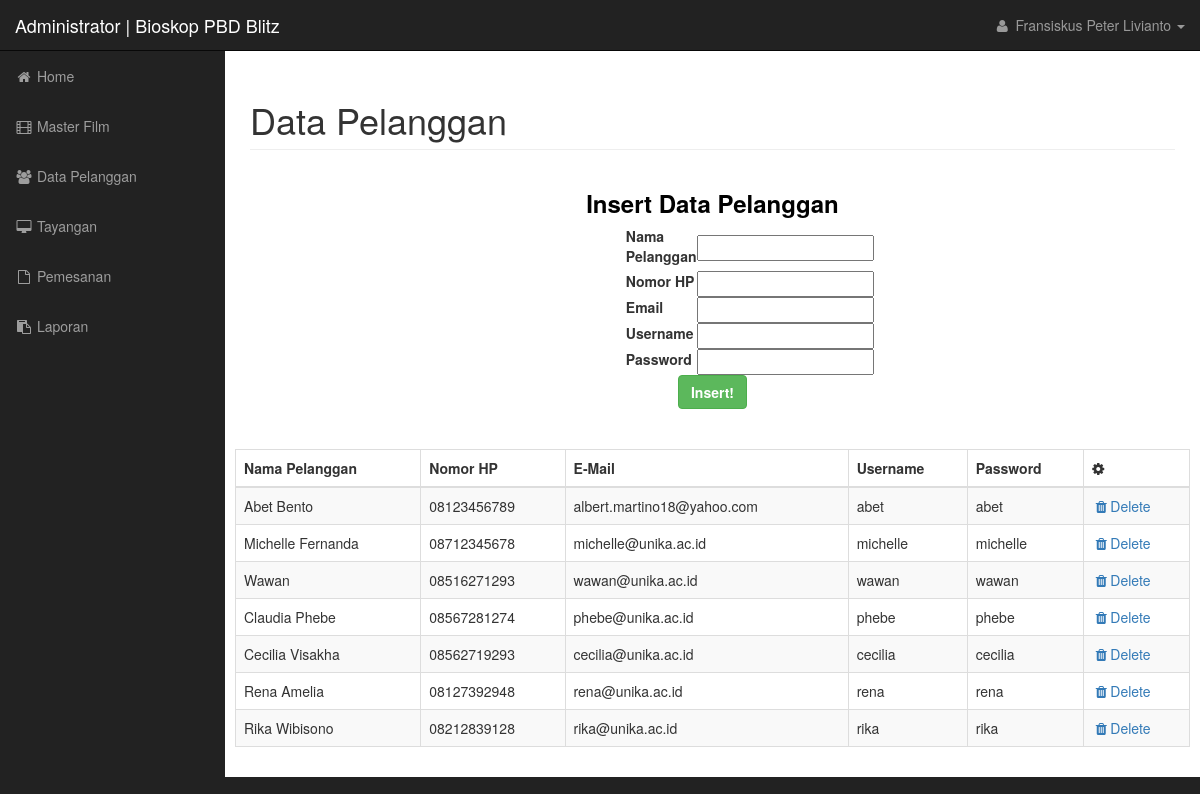
The page /admin/data-pelanggan.php (signed in) on the database its author committed.
### tables this page shows
CREATE TABLE `tblPelanggan` (
  `kode_pelanggan` int(11) NOT NULL,
  `nama_pelanggan` varchar(255) DEFAULT NULL,
  `nohp_pelanggan` varchar(15) DEFAULT NULL,
  `email_pelanggan` varchar(255) DEFAULT NULL,
  `username_pelanggan` varchar(100) DEFAULT NULL,
  `password_pelanggan` varchar(100) DEFAULT NULL
);

### modules/Database.php (called while the page is built, shortened)
<?php
	class Database
	{
		private $connect;
		function __construct()
		{
			$this->connect = null;
		}
		function connect()
		{
			$database = 'dbBioskop';
			$servername = 'localhost';
			$username = 'root';
			$password = '';
			try
			{
				$this->connect = new PDO("mysql:host=$servername;dbname=$database", $username, $password);
				$this->connect->setAttribute(PDO::ATTR_ERRMODE, PDO::ERRMODE_EXCEPTION);
	    		}
			catch(PDOException $e)
			{
				echo "Connection failed: " . $e->getMessage();
			}
			return $this->connect;
		}
	}
?>

### modules/Pelanggan.php (called while the page is built, shortened)
<?php
	class Pelanggan
	{
		private $connect;
		function __construct($cn)
		{
			$this->connect = $cn;
		}
		function selectAllPelanggan()
		{
			$select = $this->connect->prepare("SELECT * FROM tblPelanggan;");
			$select->execute();
			$data = $select->fetchAll(PDO::FETCH_ASSOC);
			if(count($data) > 0)
				return $data;
		}
	}
?>

### admin/data-pelanggan.php (the view, shortened to what this page needs)
<?php
	include '../modules/Database.php';
	include '../modules/Pelanggan.php';
	$database = new Database();
	$pelanggan = new Pelanggan($database->connect());
	$dataAllPelanggan = $pelanggan->selectAllPelanggan();
?>
<!DOCTYPE html>
<html lang="en">
<head>
</head>
<body>
    <div id="wrapper">
        <div id="page-wrapper">
            <div class="container-fluid">
                <div class="row">
                    <div class="col-lg-12">
                        <h1 class="page-header">
                            Data Pelanggan
                        </h1>
                    </div>
                </div>
                <div class="row">
                    <div class="col-lg-8 col-lg-offset-2">
                        <div class="col-sm-6 col-sm-offset-3 form-box bordered">
							<div class="form-top text-center">
                        		<h3 style="color:black"><strong>Insert Data Pelanggan</strong></h3>
							</div>
							<div class="form-bottom">
								<form role="form" action="../process/insert.php" method="post" class="login-form" enctype="multipart/form-data">
									<div class="col-lg-12" style="padding: 0px 50px">
										<table>
											<tr>
												<td><label>Nama Pelanggan</label></td>
												<td><input type="text" name="form-nama" autofocus="autofocus"></td>
											</tr>
											<tr>
												<td><label>Nomor HP</label></td>
												<td><input type="text" name="form-nohp"></td>
											</tr>
											<tr>
												<td><label>Email</label></td>
												<td><input type="email" name="form-email"></td>
											</tr>
											<tr>
												<td><label>Username</label></td>
												<td><input type="text" name="form-username"></td>
											</tr>
											<tr>
												<td><label>Password</label></td>
												<td><input type="password" name="form-password"></td>
											</tr>
										</table>
									</div>
									<br><br>
									<center><button type="submit" class="btn btn-md btn-success"><b>Insert!</b></button></center>
		        			   </form>
	            		   </div>
                       </div>
                    </div>
                </div>
				<br><br>
                <div class="row">
                    <div class="table-responsive">
						<table id="data-table" class="table table-bordered table-hover table-striped">
							<thead>
								<tr>
									<th>Nama Pelanggan</th>
									<th>Nomor HP</th>
									<th>E-Mail</th>
									<th>Username</th>
									<th>Password</th>
									<th><i class="fa fa-gear"></i></th>
								</tr>
							</thead>
							<tbody>
							<?php
							for ($i=0; $i < count($dataAllPelanggan); $i++)
							{
							echo '
								<tr>
									<td>'.$dataAllPelanggan[$i]['nama_pelanggan'].'</td>
									<td>'.$dataAllPelanggan[$i]['nohp_pelanggan'].'</td>
									<td>'.$dataAllPelanggan[$i]['email_pelanggan'].'</td>
									<td>'.$dataAllPelanggan[$i]['username_pelanggan'].'</td>
									<td>'.$dataAllPelanggan[$i]['password_pelanggan'].'</td>
									<td>
										<a href="../process/delete.php?data=pelanggan&kode='.$dataAllPelanggan[$i]['kode_pelanggan'].'">
											<i class="fa fa-fw fa-trash"></i>Delete
										</a>
									</td>
								</tr>
							';
							}
							?>
							</tbody>
						</table>
					</div>
                </div>
            </div>
        </div>
    </div>
</body>
</html>

### assets/css/admin.css (style rules this page uses)
body { margin-top: 100px; background-color: #222; }
@media (min-width:768px) { body { margin-top: 50px; } }
#wrapper { padding-left: 0; }
#page-wrapper { width: 100%; padding: 0; background-color: #fff; }
@media (min-width:768px) { #wrapper { padding-left: 225px; } }
@media (min-width:768px) { #page-wrapper { padding: 10px; } }
.top-nav { padding: 0 15px; }
.top-nav>li { display: inline-block; float: left; }
.top-nav>li>a { padding-top: 15px; padding-bottom: 15px; line-height: 20px; color: #999; }
@media (min-width:768px) { .side-nav { position: fixed; top: 51px; left: 225px; width: 225px; margin-left: -225px; border: none; border-radius: 0; overflow-y: auto; background-color: #222; bottom: 0; overflow-x: hidden; padding-bottom: 40px; } }
@media (min-width:768px) { .side-nav>li>a { width: 225px; } }

### rows shown on the page
tblpelanggan: nama_pelanggan "Abet Bento", nohp_pelanggan "08123456789", email_pelanggan "albert.martino18@yahoo.com", username_pelanggan "abet", password_pelanggan "abet"
tblpelanggan: nama_pelanggan "Michelle Fernanda", nohp_pelanggan "08712345678", email_pelanggan "michelle@unika.ac.id", username_pelanggan "michelle", password_pelanggan "michelle"
tblpelanggan: nama_pelanggan "Wawan", nohp_pelanggan "08516271293", email_pelanggan "wawan@unika.ac.id", username_pelanggan "wawan", password_pelanggan "wawan"
tblpelanggan: nama_pelanggan "Claudia Phebe", nohp_pelanggan "08567281274", email_pelanggan "phebe@unika.ac.id", username_pelanggan "phebe", password_pelanggan "phebe"
tblpelanggan: nama_pelanggan "Cecilia Visakha", nohp_pelanggan "08562719293", email_pelanggan "cecilia@unika.ac.id", username_pelanggan "cecilia", password_pelanggan "cecilia"
tblpelanggan: nama_pelanggan "Rena Amelia", nohp_pelanggan "08127392948", email_pelanggan "rena@unika.ac.id", username_pelanggan "rena", password_pelanggan "rena"
tblpelanggan: nama_pelanggan "Rika Wibisono", nohp_pelanggan "08212839128", email_pelanggan "rika@unika.ac.id", username_pelanggan "rika", password_pelanggan "rika"
